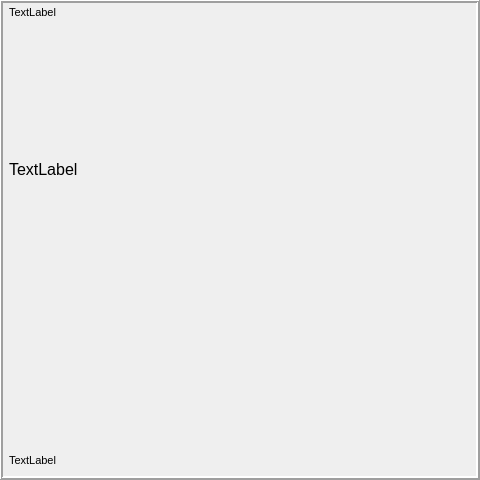
<?xml version="1.0" encoding="UTF-8"?>
<ui version="4.0">
 <class>Form</class>
 <widget class="QWidget" name="Form">
  <property name="geometry">
   <rect>
    <x>0</x>
    <y>0</y>
    <width>480</width>
    <height>480</height>
   </rect>
  </property>
  <property name="windowTitle">
   <string>Launchpad Overview</string>
  </property>
  <property name="windowIcon">
   <iconset>
    <normaloff>../icon.png</normaloff>../icon.png
   </iconset>
  </property>
  <widget class="QWidget" name="gridLayoutWidget">
   <property name="geometry">
    <rect>
     <x>-1</x>
     <y>-1</y>
     <width>481</width>
     <height>481</height>
    </rect>
   </property>
   <layout class="QGridLayout" name="gridLayout">
    <item row="0" column="0">
     <widget class="QFrame" name="frame">
      <property name="frameShape">
       <enum>QFrame::Box</enum>
      </property>
      <property name="frameShadow">
       <enum>QFrame::Raised</enum>
      </property>
      <property name="lineWidth">
       <number>2</number>
      </property>
      <property name="midLineWidth">
       <number>0</number>
      </property>
      <widget class="QWidget" name="">
       <property name="geometry">
        <rect>
         <x>10</x>
         <y>7</y>
         <width>461</width>
         <height>461</height>
        </rect>
       </property>
       <layout class="QVBoxLayout" name="verticalLayout" stretch="0,0,0">
        <property name="spacing">
         <number>0</number>
        </property>
        <property name="sizeConstraint">
         <enum>QLayout::SetDefaultConstraint</enum>
        </property>
        <property name="topMargin">
         <number>0</number>
        </property>
        <item>
         <widget class="QLabel" name="label">
          <property name="font">
           <font>
            <pointsize>8</pointsize>
           </font>
          </property>
          <property name="text">
           <string>TextLabel</string>
          </property>
          <property name="alignment">
           <set>Qt::AlignLeading|Qt::AlignLeft|Qt::AlignTop</set>
          </property>
         </widget>
        </item>
        <item>
         <widget class="QLabel" name="label_2">
          <property name="font">
           <font>
            <pointsize>12</pointsize>
           </font>
          </property>
          <property name="lineWidth">
           <number>1</number>
          </property>
          <property name="text">
           <string>TextLabel</string>
          </property>
          <property name="textFormat">
           <enum>Qt::AutoText</enum>
          </property>
          <property name="scaledContents">
           <bool>true</bool>
          </property>
          <property name="alignment">
           <set>Qt::AlignLeading|Qt::AlignLeft|Qt::AlignTop</set>
          </property>
          <property name="indent">
           <number>-1</number>
          </property>
         </widget>
        </item>
        <item>
         <widget class="QLabel" name="label_3">
          <property name="font">
           <font>
            <pointsize>8</pointsize>
           </font>
          </property>
          <property name="text">
           <string>TextLabel</string>
          </property>
          <property name="alignment">
           <set>Qt::AlignBottom|Qt::AlignLeading|Qt::AlignLeft</set>
          </property>
         </widget>
        </item>
       </layout>
      </widget>
     </widget>
    </item>
   </layout>
  </widget>
 </widget>
 <resources/>
 <connections/>
</ui>
